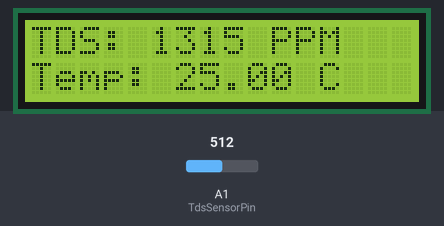
Bench run of a sketch on a simulated Arduino Uno, built with avr-gcc and run on an emulated ATmega328P. Parts: 16×2 character LCD. The test bench sets the inputs (shaded band); at power-on: A1 (TdsSensorPin) = 512. What the sketch prints to the serial monitor is not drawn.

Above: at 1.2 s.
1.3 s: A1 (TdsSensorPin) set to 716
At 2.7 s:
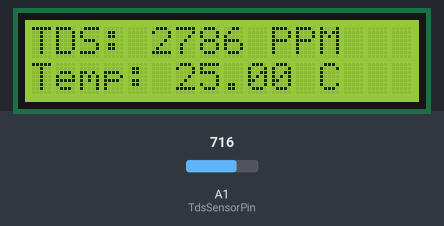
6.3 s: A1 (TdsSensorPin) set to 900
At 8.5 s:
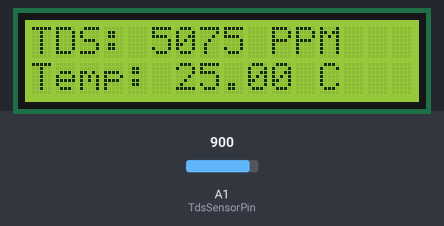
10.6 s: A1 (TdsSensorPin) set to 1023
At 11.3 s:
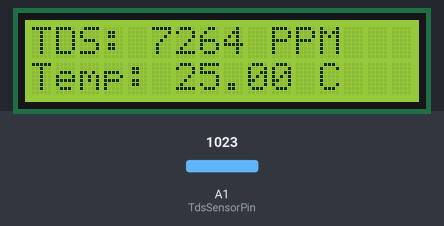
Timing chart, 0 to 13.6 s (numbered marks = the images above; inputs shaded):
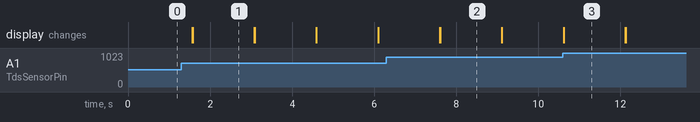

The sketch:

tds.ino
```cpp
#include <EEPROM.h>
#include "GravityTDS.h"
#include <LiquidCrystal.h>
LiquidCrystal lcd(12, 11, 5, 4, 3, 2);


#define TdsSensorPin A1


GravityTDS gravityTds;


float tdsValue = 0;
float temp = 25.0;

void setup()
{
    Serial.begin(115200);
    lcd.begin(16,2);
    gravityTds.setPin(TdsSensorPin);
    gravityTds.setAref(5.0);  //reference voltage on ADC, default 5.0V on Arduino UNO
    gravityTds.setAdcRange(1024);  //1024 for 10bit ADC;4096 for 12bit ADC
    gravityTds.begin();  //initialization
}

void loop()
{
    gravityTds.update();  //sample and calculate
    tdsValue = gravityTds.getTdsValue();  // then get the value

    Serial.print(tdsValue,0);
    Serial.println("ppm");
    Serial.print("Temperature is: ");
    Serial.print(temp);

    lcd.setCursor(0, 0);
    lcd.print("TDS: ");
    lcd.print(tdsValue,0);
    lcd.print(" PPM");

    lcd.setCursor(0, 1);
    lcd.print("Temp: ");
    lcd.print(temp);
    lcd.print(" C");

    delay(1500);
    lcd.clear();
}
```

Measured:
- after the input at 1.3 s, the display: first differs from a run without the input after 0.28 s (image 1)
- after the input at 6.3 s, the display: first differs from a run without the input after 1.3 s (image 2)
- after the input at 10.6 s, the display: first differs from a run without the input at once (image 3)
- what the display in image 1 shows lasts 1.5 s, from 1.6 s to 3.1 s
